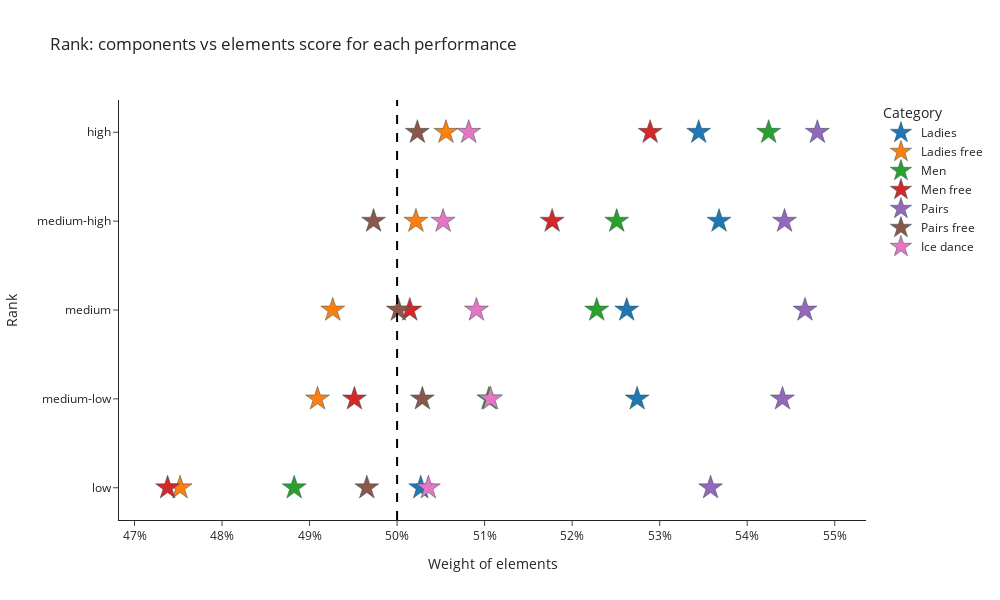

Here is the notebook cell this chart was saved with:
### Code cell
bubble_medie2_1 = px.scatter(
    medie2, x="weight_elem", y="rank_perc_cat",
    color="category", #size="rank_inv", 
    title='Rank: components vs elements score for each performance',
    log_x=False,
    labels={
        "category": "Category",  
        "rank_perc_cat": "Rank", 
        "weight_elem": "Weight of elements",
        "rank_perc": "Rank percentage"
    },
    hover_data={"rank_perc":True},
    category_orders={ # replaces default order by column name
        "category": ['Ladies','Ladies free','Men','Men free','Pairs','Pairs free','Ice dance']
    },
    template="simple_white",
    width=1000,
    height=600
)
bubble_medie2_1.update_traces(
    marker=dict(symbol="star", line=dict(width=0.5, color='DarkSlateGrey'), size=18),
    selector=dict(mode="markers"),
    
)
bubble_medie2_1['layout']['yaxis']['autorange'] = "reversed"
# bubble_medie3.update_yaxes(range = [1,37])
# Show order of the 5 categories on axis y:
#bubble_medie2_1.update_yaxes(range = [1,5], tickmode = 'array', tickvals = np.arange(1,6,1))
#bubble_medie2_1.update_yaxes(range = [0,4], tickmode = 'array', tickvals = np.arange(0,5,1), ticktext = ['high', 'medium-high', 'medium', 'medium-low', 'low'])
bubble_medie2_1.layout.xaxis.tickformat = '0%'
# #Aggiungo y = x
bubble_medie2_1.add_vline(x=0.5, line_width=2, line_dash="dash", line_color="black", opacity=1, name="equilibrium")
# x = [0,10,20,30,40,50,60,70,80,90,100,110,120]
# bubble_data2.add_scatter(x=x, y=x, mode="lines", line_color="black", line_width=2, opacity=1, line_dash="dot", name="equilibrium")
bubble_medie2_1.show()

### Figure 1 — Plotly figure (JSON) as saved in the notebook; plotly's stock layout.template omitted (floating-point values rounded to 4 significant figures)
{"data": [{"customdata": [[0.02941], [0.4], [0.5], [0.6667], [0.8333]], "hovertemplate": "Category=Ladies<br>Weight of elements=%{x}<br>Rank=%{y}<br>Rank percentage=%{customdata[0]}<extra></extra>", "legendgroup": "Ladies", "marker": {"color": "#1F77B4", "line": {"color": "DarkSlateGrey", "width": 0.5}, "size": 18, "symbol": "star"}, "mode": "markers", "name": "Ladies", "orientation": "h", "showlegend": true, "type": "scatter", "x": [0.5345, 0.5368, 0.5262, 0.5274, 0.5027], "xaxis": "x", "y": ["high", "medium-high", "medium", "medium-low", "low"], "yaxis": "y"}, {"customdata": [[0.1667], [0.4], [0.5], [0.6667], [0.8333]], "hovertemplate": "Category=Ladies free<br>Weight of elements=%{x}<br>Rank=%{y}<br>Rank percentage=%{customdata[0]}<extra></extra>", "legendgroup": "Ladies free", "marker": {"color": "#FF7F0E", "line": {"color": "DarkSlateGrey", "width": 0.5}, "size": 18, "symbol": "star"}, "mode": "markers", "name": "Ladies free", "orientation": "h", "showlegend": true, "type": "scatter", "x": [0.5056, 0.5022, 0.4927, 0.4909, 0.4752], "xaxis": "x", "y": ["high", "medium-high", "medium", "medium-low", "low"], "yaxis": "y"}, {"customdata": [[0.09091], [0.3333], [0.5], [0.6667], [0.8333]], "hovertemplate": "Category=Men<br>Weight of elements=%{x}<br>Rank=%{y}<br>Rank percentage=%{customdata[0]}<extra></extra>", "legendgroup": "Men", "marker": {"color": "#2CA02C", "line": {"color": "DarkSlateGrey", "width": 0.5}, "size": 18, "symbol": "star"}, "mode": "markers", "name": "Men", "orientation": "h", "showlegend": true, "type": "scatter", "x": [0.5424, 0.5251, 0.5228, 0.5105, 0.4882], "xaxis": "x", "y": ["high", "medium-high", "medium", "medium-low", "low"], "yaxis": "y"}, {"customdata": [[0.1], [0.3333], [0.5], [0.6667], [0.8333]], "hovertemplate": "Category=Men free<br>Weight of elements=%{x}<br>Rank=%{y}<br>Rank percentage=%{customdata[0]}<extra></extra>", "legendgroup": "Men free", "marker": {"color": "#D62728", "line": {"color": "DarkSlateGrey", "width": 0.5}, "size": 18, "symbol": "star"}, "mode": "markers", "name": "Men free", "orientation": "h", "showlegend": true, "type": "scatter", "x": [0.5289, 0.5177, 0.5015, 0.4951, 0.4738], "xaxis": "x", "y": ["high", "medium-high", "medium", "medium-low", "low"], "yaxis": "y"}, {"customdata": [[0.125], [0.3333], [0.5], [0.6667], [0.8333]], "hovertemplate": "Category=Pairs<br>Weight of elements=%{x}<br>Rank=%{y}<br>Rank percentage=%{customdata[0]}<extra></extra>", "legendgroup": "Pairs", "marker": {"color": "#9467BD", "line": {"color": "DarkSlateGrey", "width": 0.5}, "size": 18, "symbol": "star"}, "mode": "markers", "name": "Pairs", "orientation": "h", "showlegend": true, "type": "scatter", "x": [0.548, 0.5443, 0.5466, 0.544, 0.5358], "xaxis": "x", "y": ["high", "medium-high", "medium", "medium-low", "low"], "yaxis": "y"}, {"customdata": [[0.1429], [0.3333], [0.5], [0.6667], [0.8333]], "hovertemplate": "Category=Pairs free<br>Weight of elements=%{x}<br>Rank=%{y}<br>Rank percentage=%{customdata[0]}<extra></extra>", "legendgroup": "Pairs free", "marker": {"color": "#8C564B", "line": {"color": "DarkSlateGrey", "width": 0.5}, "size": 18, "symbol": "star"}, "mode": "markers", "name": "Pairs free", "orientation": "h", "showlegend": true, "type": "scatter", "x": [0.5023, 0.4973, 0.5001, 0.5029, 0.4965], "xaxis": "x", "y": ["high", "medium-high", "medium", "medium-low", "low"], "yaxis": "y"}, {"customdata": [[0.03125], [0.3333], [0.5], [0.6667], [0.8333]], "hovertemplate": "Category=Ice dance<br>Weight of elements=%{x}<br>Rank=%{y}<br>Rank percentage=%{customdata[0]}<extra></extra>", "legendgroup": "Ice dance", "marker": {"color": "#E377C2", "line": {"color": "DarkSlateGrey", "width": 0.5}, "size": 18, "symbol": "star"}, "mode": "markers", "name": "Ice dance", "orientation": "h", "showlegend": true, "type": "scatter", "x": [0.5082, 0.5053, 0.5091, 0.5107, 0.5036], "xaxis": "x", "y": ["high", "medium-high", "medium", "medium-low", "low"], "yaxis": "y"}], "layout": {"height": 600, "legend": {"title": {"text": "Category"}, "tracegroupgap": 0}, "shapes": [{"line": {"color": "black", "dash": "dash", "width": 2}, "name": "equilibrium", "opacity": 1, "type": "line", "x0": 0.5, "x1": 0.5, "xref": "x", "y0": 0, "y1": 1, "yref": "y domain"}], "title": {"text": "Rank: components vs elements score for each performance"}, "width": 1000, "xaxis": {"anchor": "y", "domain": [0, 1], "tickformat": "0%", "title": {"text": "Weight of elements"}}, "yaxis": {"anchor": "x", "autorange": "reversed", "domain": [0, 1], "title": {"text": "Rank"}}}}
